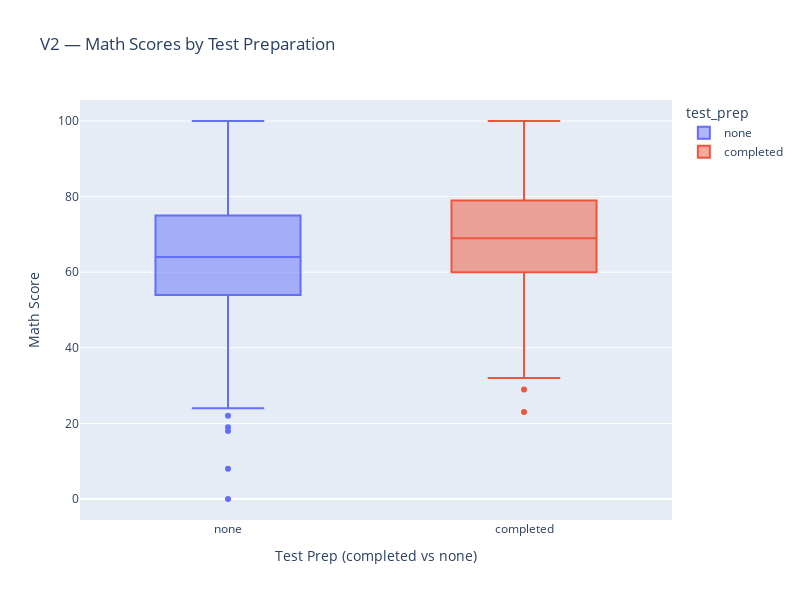

Source (notebook cell):
### Code cell
print("Q: Do students who completed test prep score higher in math?")
print("A: Yes — students who completed test prep have a higher median math score than those who did not.")

fig = px.box(df, x="test_prep", y="math", color="test_prep",
             title="V2 — Math Scores by Test Preparation",
             width=800, height=600)
fig.update_xaxes(title="Test Prep (completed vs none)")
fig.update_yaxes(title="Math Score")
fig.show()

### Figure 1 — Plotly figure (JSON) as saved in the notebook; plotly's stock layout.template omitted (floating-point values rounded to 4 significant figures; data arrays with more than 128 entries replaced by an {"elided": "..."} marker saying what was removed)
{"data": [{"alignmentgroup": "True", "hovertemplate": "test_prep=%{x}<br>math=%{y}<extra></extra>", "legendgroup": "none", "marker": {"color": "#636efa"}, "name": "none", "notched": false, "offsetgroup": "none", "orientation": "v", "showlegend": true, "type": "box", "x": {"elided": "642 str values"}, "x0": " ", "xaxis": "x", "y": {"elided": "642 int values"}, "y0": " ", "yaxis": "y"}, {"alignmentgroup": "True", "hovertemplate": "test_prep=%{x}<br>math=%{y}<extra></extra>", "legendgroup": "completed", "marker": {"color": "#EF553B"}, "name": "completed", "notched": false, "offsetgroup": "completed", "orientation": "v", "showlegend": true, "type": "box", "x": {"elided": "358 str values"}, "x0": " ", "xaxis": "x", "y": {"elided": "358 int values"}, "y0": " ", "yaxis": "y"}], "layout": {"boxmode": "overlay", "height": 600, "legend": {"title": {"text": "test_prep"}, "tracegroupgap": 0}, "title": {"text": "V2 — Math Scores by Test Preparation"}, "width": 800, "xaxis": {"anchor": "y", "categoryarray": ["none", "completed"], "categoryorder": "array", "domain": [0, 1], "title": {"text": "Test Prep (completed vs none)"}}, "yaxis": {"anchor": "x", "domain": [0, 1], "title": {"text": "Math Score"}}}}
